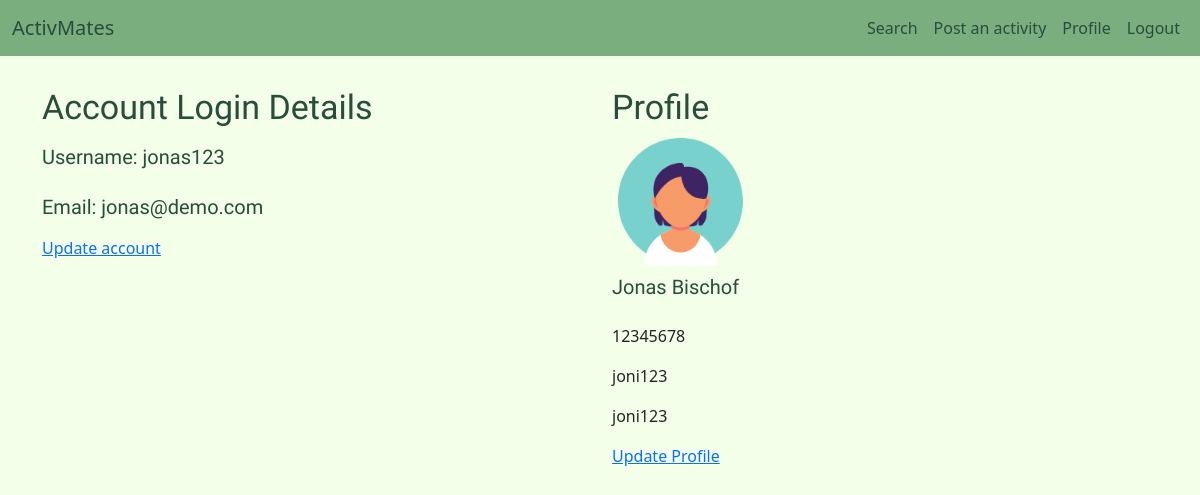
/account-profile (signed in), run on the app's committed database.
### activmatesApp/models.py (models this page shows, shortened)
class User(db.Model, UserMixin):
    __tablename__ = 'users'
    id = db.Column(db.Integer, primary_key=True)
    username = db.Column(db.String(20), unique=True, nullable=False)
    email = db.Column(db.String(120), unique=True, nullable=False)
    password = db.Column(db.String(60), nullable=False)
    user_type = db.Column(db.Enum(UserTypes), nullable=False, default=UserTypes.Regular)
    image_file = db.Column(db.String(20), nullable=False,
                           default='default.png')
    created_at = db.Column(db.DateTime, nullable=False,
                           default=datetime.utcnow)
    profile = db.relationship('Profile', backref='user', lazy=True)

class Profile(db.Model):
    __tablename__ = 'profiles'
    id = db.Column(db.Integer, primary_key=True)
    first_name = db.Column(db.String(30), nullable=False)
    last_name = db.Column(db.String(30), nullable=False)
    image_file = db.Column(db.String(20), nullable=False,
                           default='default.png')
    phone_number = db.Column(db.Integer, nullable=False)
    twitter = db.Column(db.String(20), nullable=False)
    facebook = db.Column(db.String(20), nullable=False)
    user_id = db.Column(db.Integer, db.ForeignKey('users.id'), nullable=False)
    activity = db.relationship('Activity', backref='profile', lazy=True)

### activmatesApp/routes.py (the view)
@app.route('/account-profile')
@login_required
def account_profile():
    profile_data = current_user.profile
    if profile_data:
        for item in profile_data:
            profile_image = item.image_file
    else:
        profile_image='default.jpg'
    image_file = url_for('static', filename='images/profile-pics/' + profile_image)
    return render_template('account-profile.html',
                            title='Account and Profile',
                            image_file=image_file,
                            profile_data=profile_data
                            )

### activmatesApp/models.py (called while the page is built)
@login_manager.user_loader
def load_user(user_id):
    return User.query.get(int(user_id))

### activmatesApp/templates/account-profile.html (shortened to what this page needs)
{% extends 'layout.html' %}
{% block body %}
<div class="row content-section">
  <div class="col">
		<h2>Account Login Details</h2>
		<div id="user-card">
			<h4>Username: {{ current_user.username }}</h4>
			<h4>Email: {{ current_user.email }} </h4>
			<a href="{{ url_for('update_account') }}">Update account</a>
	</div>
	</div>
  <div class="col">
		<h2>Profile</h2>
		<div id="user-card">
			<img src=" {{ image_file }} " alt="">
			{% for item in profile_data %}
			<h4>{{ item.first_name }} {{ item.last_name }}</h4>
			<p>{{ item.phone_number }}</p>
			<p>{{ item.facebook }}</p>
			<p>{{ item.twitter }}</p>
			{% endfor %}
	</div>
	{% if profile_data %}
		<a href="{{ url_for('edit_profile') }}">Update Profile</a>
	{% else %}
		<a href="{{ url_for('create_profile') }}">Create profile</a>
	{% endif %}
	</div>
</div>
{% endblock %}

### activmatesApp/static/css/main.css (style rules this page uses)
body { background-color: #f3ffe8; }
#navbar a, h1, h2, h3, h4, h5 { color: #284d3b; }
.content-section { margin: 30px; }
h1, h2, h3, h4, h5, button { font-family: 'Titillium Web', sans-serif; line-height: 42px; }
h2, h3, h4, h5 { font-weight: 400; }
h2 { font-size: 34px; }
h4 { font-size: 20px; }

### data on the page
User: username "jonas123", email "jonas@demo.com"
Profile: first_name "Jonas", last_name "Bischof", phone_number "12345678", facebook "joni123", twitter "joni123"
